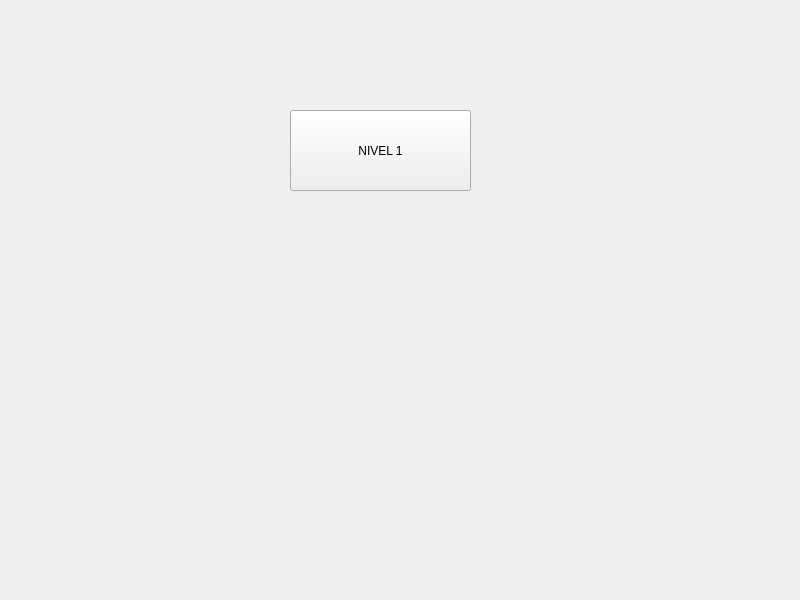
<?xml version="1.0" encoding="UTF-8"?>
<ui version="4.0">
 <class>mainwidget</class>
 <widget class="QWidget" name="mainwidget">
  <property name="geometry">
   <rect>
    <x>0</x>
    <y>0</y>
    <width>800</width>
    <height>600</height>
   </rect>
  </property>
  <property name="windowTitle">
   <string>mainwidget</string>
  </property>
  <widget class="QPushButton" name="nivel1_btn">
   <property name="geometry">
    <rect>
     <x>290</x>
     <y>110</y>
     <width>181</width>
     <height>81</height>
    </rect>
   </property>
   <property name="text">
    <string>NIVEL 1</string>
   </property>
  </widget>
 </widget>
 <resources/>
 <connections/>
</ui>
